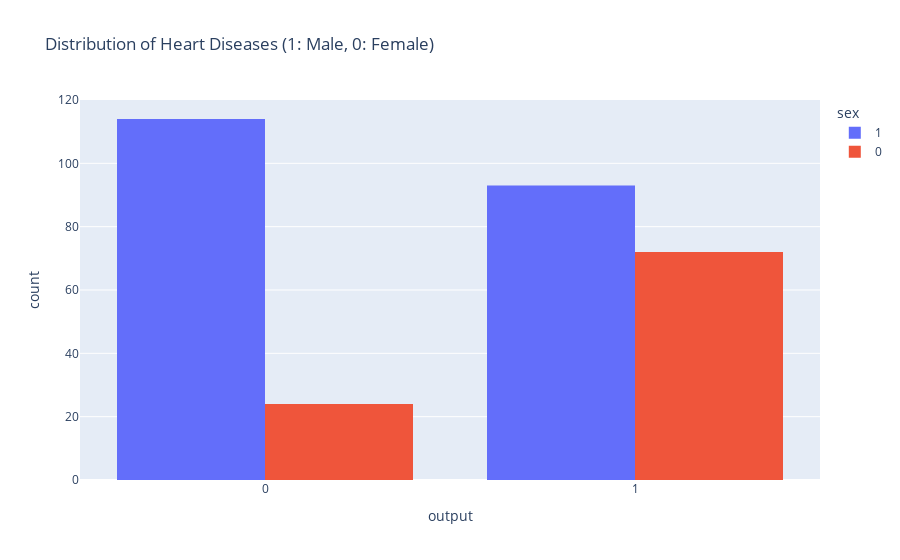

Here is the notebook cell this chart was saved with:
### Code cell
fig = px.histogram(heart_df, x='output', color='sex',
                 title="Distribution of Heart Diseases (1: Male, 0: Female)",
                 barmode="group")
fig.show()

### Figure 1 — Plotly figure (JSON) as saved in the notebook; plotly's stock layout.template omitted (floating-point values rounded to 4 significant figures; data arrays with more than 128 entries replaced by an {"elided": "..."} marker saying what was removed)
{"data": [{"alignmentgroup": "True", "bingroup": "x", "hovertemplate": "sex=1<br>output=%{x}<br>count=%{y}<extra></extra>", "legendgroup": "1", "marker": {"color": "#636efa", "pattern": {"shape": ""}}, "name": "1", "offsetgroup": "1", "orientation": "v", "showlegend": true, "type": "histogram", "x": {"elided": "207 int values"}, "xaxis": "x", "yaxis": "y"}, {"alignmentgroup": "True", "bingroup": "x", "hovertemplate": "sex=0<br>output=%{x}<br>count=%{y}<extra></extra>", "legendgroup": "0", "marker": {"color": "#EF553B", "pattern": {"shape": ""}}, "name": "0", "offsetgroup": "0", "orientation": "v", "showlegend": true, "type": "histogram", "x": [1, 1, 1, 1, 1, 1, 1, 1, 1, 1, 1, 1, 1, 1, 1, 1, 1, 1, 1, 1, 1, 1, 1, 1, 1, 1, 1, 1, 1, 1, 1, 1, 1, 1, 1, 1, 1, 1, 1, 1, 1, 1, 1, 1, 1, 1, 1, 1, 1, 1, 1, 1, 1, 1, 1, 1, 1, 1, 1, 1, 1, 1, 1, 1, 1, 1, 1, 1, 1, 1, 1, 1, 0, 0, 0, 0, 0, 0, 0, 0, 0, 0, 0, 0, 0, 0, 0, 0, 0, 0, 0, 0, 0, 0, 0, 0], "xaxis": "x", "yaxis": "y"}], "layout": {"barmode": "group", "legend": {"title": {"text": "sex"}, "tracegroupgap": 0}, "title": {"text": "Distribution of Heart Diseases (1: Male, 0: Female)"}, "xaxis": {"anchor": "y", "domain": [0, 1], "title": {"text": "output"}}, "yaxis": {"anchor": "x", "domain": [0, 1], "title": {"text": "count"}}}}
